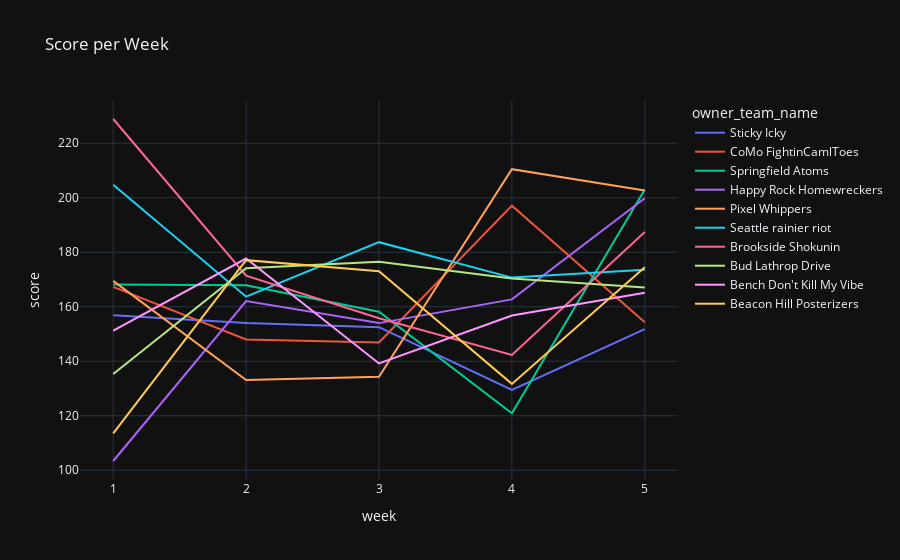

Write notebook code for a chart like this one.
### Code cell
# plotly line plot
#plt.style.use('fivethirtyeight')

fig = px.line(matchups_df, x="week", y="score", 
              color = 'owner_team_name', 
              title='Score per Week',
              hover_name='owner_team_name', 
              hover_data={"week" : False,
                          'owner_team_name' : False,
                          'score' : True
                         },
              template = 'plotly_dark'
             )
fig.update_xaxes(range=[matchups_df['week'].min() - 0.25, matchups_df['week'].max() + 0.25], dtick=1)
#fig.update_traces(mode="markers+lines")
#fig.update_layout(hovermode="x unified")
#fig.update_layout(hoverlabel=dict(bgcolor="white", font_size=16, font_family="Rockwell"))

fig.show()

### Figure 1 — Plotly figure (JSON) as saved in the notebook; plotly's stock layout.template omitted (floating-point values rounded to 4 significant figures)
{"data": [{"customdata": [[1, "Sticky Icky", 156.9], [2, "Sticky Icky", 154], [3, "Sticky Icky", 152.5], [4, "Sticky Icky", 129.5], [5, "Sticky Icky", 151.8]], "hovertemplate": "<b>%{hovertext}</b><br><br>score=%{customdata[2]}<extra></extra>", "hovertext": ["Sticky Icky", "Sticky Icky", "Sticky Icky", "Sticky Icky", "Sticky Icky"], "legendgroup": "Sticky Icky", "line": {"color": "#636efa", "dash": "solid"}, "mode": "lines", "name": "Sticky Icky", "orientation": "v", "showlegend": true, "type": "scatter", "x": [1, 2, 3, 4, 5], "xaxis": "x", "y": [156.9, 154, 152.5, 129.5, 151.8], "yaxis": "y"}, {"customdata": [[1, "CoMo FightinCamlToes", 167.3], [2, "CoMo FightinCamlToes", 148], [3, "CoMo FightinCamlToes", 146.9], [4, "CoMo FightinCamlToes", 197.1], [5, "CoMo FightinCamlToes", 154.3]], "hovertemplate": "<b>%{hovertext}</b><br><br>score=%{customdata[2]}<extra></extra>", "hovertext": ["CoMo FightinCamlToes", "CoMo FightinCamlToes", "CoMo FightinCamlToes", "CoMo FightinCamlToes", "CoMo FightinCamlToes"], "legendgroup": "CoMo FightinCamlToes", "line": {"color": "#EF553B", "dash": "solid"}, "mode": "lines", "name": "CoMo FightinCamlToes", "orientation": "v", "showlegend": true, "type": "scatter", "x": [1, 2, 3, 4, 5], "xaxis": "x", "y": [167.3, 148, 146.9, 197.1, 154.3], "yaxis": "y"}, {"customdata": [[1, "Springfield Atoms", 168.2], [2, "Springfield Atoms", 167.9], [3, "Springfield Atoms", 158.2], [4, "Springfield Atoms", 120.9], [5, "Springfield Atoms", 203]], "hovertemplate": "<b>%{hovertext}</b><br><br>score=%{customdata[2]}<extra></extra>", "hovertext": ["Springfield Atoms", "Springfield Atoms", "Springfield Atoms", "Springfield Atoms", "Springfield Atoms"], "legendgroup": "Springfield Atoms", "line": {"color": "#00cc96", "dash": "solid"}, "mode": "lines", "name": "Springfield Atoms", "orientation": "v", "showlegend": true, "type": "scatter", "x": [1, 2, 3, 4, 5], "xaxis": "x", "y": [168.2, 167.9, 158.2, 120.9, 203], "yaxis": "y"}, {"customdata": [[1, "Happy Rock Homewreckers", 103.4], [2, "Happy Rock Homewreckers", 162.1], [3, "Happy Rock Homewreckers", 154], [4, "Happy Rock Homewreckers", 162.7], [5, "Happy Rock Homewreckers", 199.8]], "hovertemplate": "<b>%{hovertext}</b><br><br>score=%{customdata[2]}<extra></extra>", "hovertext": ["Happy Rock Homewreckers", "Happy Rock Homewreckers", "Happy Rock Homewreckers", "Happy Rock Homewreckers", "Happy Rock Homewreckers"], "legendgroup": "Happy Rock Homewreckers", "line": {"color": "#ab63fa", "dash": "solid"}, "mode": "lines", "name": "Happy Rock Homewreckers", "orientation": "v", "showlegend": true, "type": "scatter", "x": [1, 2, 3, 4, 5], "xaxis": "x", "y": [103.4, 162.1, 154, 162.7, 199.8], "yaxis": "y"}, {"customdata": [[1, "Pixel Whippers", 169.5], [2, "Pixel Whippers", 133.1], [3, "Pixel Whippers", 134.3], [4, "Pixel Whippers", 210.5], [5, "Pixel Whippers", 202.7]], "hovertemplate": "<b>%{hovertext}</b><br><br>score=%{customdata[2]}<extra></extra>", "hovertext": ["Pixel Whippers", "Pixel Whippers", "Pixel Whippers", "Pixel Whippers", "Pixel Whippers"], "legendgroup": "Pixel Whippers", "line": {"color": "#FFA15A", "dash": "solid"}, "mode": "lines", "name": "Pixel Whippers", "orientation": "v", "showlegend": true, "type": "scatter", "x": [1, 2, 3, 4, 5], "xaxis": "x", "y": [169.5, 133.1, 134.3, 210.5, 202.7], "yaxis": "y"}, {"customdata": [[1, "Seattle rainier riot", 204.8], [2, "Seattle rainier riot", 163.7], [3, "Seattle rainier riot", 183.7], [4, "Seattle rainier riot", 170.7], [5, "Seattle rainier riot", 173.6]], "hovertemplate": "<b>%{hovertext}</b><br><br>score=%{customdata[2]}<extra></extra>", "hovertext": ["Seattle rainier riot", "Seattle rainier riot", "Seattle rainier riot", "Seattle rainier riot", "Seattle rainier riot"], "legendgroup": "Seattle rainier riot", "line": {"color": "#19d3f3", "dash": "solid"}, "mode": "lines", "name": "Seattle rainier riot", "orientation": "v", "showlegend": true, "type": "scatter", "x": [1, 2, 3, 4, 5], "xaxis": "x", "y": [204.8, 163.7, 183.7, 170.7, 173.6], "yaxis": "y"}, {"customdata": [[1, "Brookside Shokunin", 228.9], [2, "Brookside Shokunin", 171.4], [3, "Brookside Shokunin", 155.8], [4, "Brookside Shokunin", 142.3], [5, "Brookside Shokunin", 187.4]], "hovertemplate": "<b>%{hovertext}</b><br><br>score=%{customdata[2]}<extra></extra>", "hovertext": ["Brookside Shokunin", "Brookside Shokunin", "Brookside Shokunin", "Brookside Shokunin", "Brookside Shokunin"], "legendgroup": "Brookside Shokunin", "line": {"color": "#FF6692", "dash": "solid"}, "mode": "lines", "name": "Brookside Shokunin", "orientation": "v", "showlegend": true, "type": "scatter", "x": [1, 2, 3, 4, 5], "xaxis": "x", "y": [228.9, 171.4, 155.8, 142.3, 187.4], "yaxis": "y"}, {"customdata": [[1, "Bud Lathrop Drive", 135.3], [2, "Bud Lathrop Drive", 174.1], [3, "Bud Lathrop Drive", 176.5], [4, "Bud Lathrop Drive", 170.4], [5, "Bud Lathrop Drive", 167.1]], "hovertemplate": "<b>%{hovertext}</b><br><br>score=%{customdata[2]}<extra></extra>", "hovertext": ["Bud Lathrop Drive", "Bud Lathrop Drive", "Bud Lathrop Drive", "Bud Lathrop Drive", "Bud Lathrop Drive"], "legendgroup": "Bud Lathrop Drive", "line": {"color": "#B6E880", "dash": "solid"}, "mode": "lines", "name": "Bud Lathrop Drive", "orientation": "v", "showlegend": true, "type": "scatter", "x": [1, 2, 3, 4, 5], "xaxis": "x", "y": [135.3, 174.1, 176.5, 170.4, 167.1], "yaxis": "y"}, {"customdata": [[1, "Bench Don't Kill My Vibe", 151.2], [2, "Bench Don't Kill My Vibe", 177.7], [3, "Bench Don't Kill My Vibe", 139.2], [4, "Bench Don't Kill My Vibe", 156.8], [5, "Bench Don't Kill My Vibe", 165.1]], "hovertemplate": "<b>%{hovertext}</b><br><br>score=%{customdata[2]}<extra></extra>", "hovertext": ["Bench Don't Kill My Vibe", "Bench Don't Kill My Vibe", "Bench Don't Kill My Vibe", "Bench Don't Kill My Vibe", "Bench Don't Kill My Vibe"], "legendgroup": "Bench Don't Kill My Vibe", "line": {"color": "#FF97FF", "dash": "solid"}, "mode": "lines", "name": "Bench Don't Kill My Vibe", "orientation": "v", "showlegend": true, "type": "scatter", "x": [1, 2, 3, 4, 5], "xaxis": "x", "y": [151.2, 177.7, 139.2, 156.8, 165.1], "yaxis": "y"}, {"customdata": [[1, "Beacon Hill Posterizers", 113.5], [2, "Beacon Hill Posterizers", 177.1], [3, "Beacon Hill Posterizers", 173], [4, "Beacon Hill Posterizers", 131.7], [5, "Beacon Hill Posterizers", 174.5]], "hovertemplate": "<b>%{hovertext}</b><br><br>score=%{customdata[2]}<extra></extra>", "hovertext": ["Beacon Hill Posterizers", "Beacon Hill Posterizers", "Beacon Hill Posterizers", "Beacon Hill Posterizers", "Beacon Hill Posterizers"], "legendgroup": "Beacon Hill Posterizers", "line": {"color": "#FECB52", "dash": "solid"}, "mode": "lines", "name": "Beacon Hill Posterizers", "orientation": "v", "showlegend": true, "type": "scatter", "x": [1, 2, 3, 4, 5], "xaxis": "x", "y": [113.5, 177.1, 173, 131.7, 174.5], "yaxis": "y"}], "layout": {"legend": {"title": {"text": "owner_team_name"}, "tracegroupgap": 0}, "title": {"text": "Score per Week"}, "xaxis": {"anchor": "y", "domain": [0, 1], "dtick": 1, "range": [0.75, 5.25], "title": {"text": "week"}}, "yaxis": {"anchor": "x", "domain": [0, 1], "title": {"text": "score"}}}}
